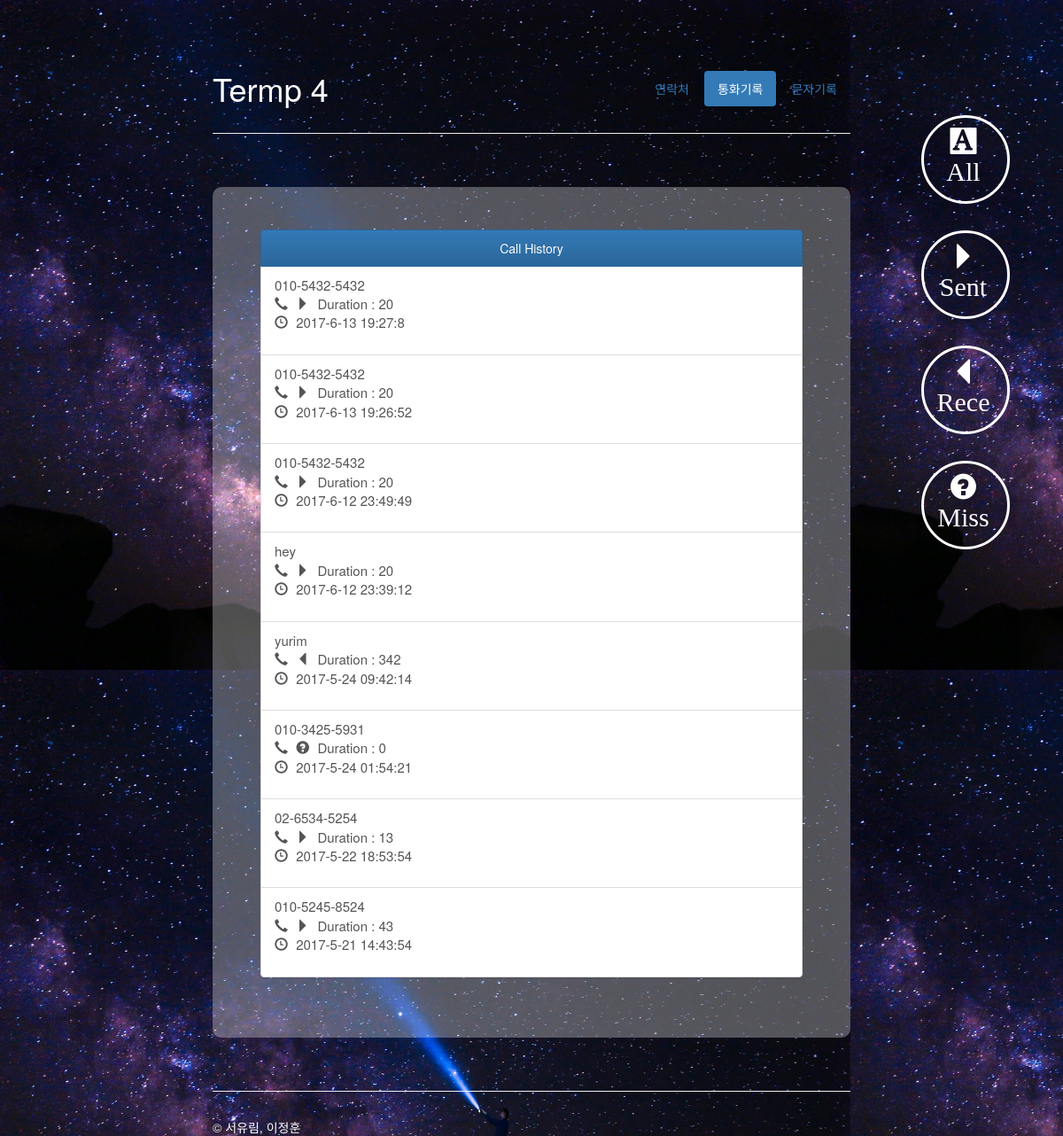
/call_hist/3, run on the app's committed database.
### tables this page shows
CREATE TABLE call (
time text, phone text, status integer, duration integer);

CREATE TABLE addressbook (
id integer primary key autoincrement, name text, number text, email text);

### web_sever.py (the view)
@app.route('/call_hist/<int:status>', methods=['GET','POST'])
def call_hist(status):
	return render_template('call_hist.html', call=getCall(status))

### sql_conn3.py (called while the page is built)
def getConnection():
    return sqlite3.connect('addressbook.db')

def getCall(status):
    conn = getConnection()
    curs = conn.cursor()
    if status==3:
        sql = "SELECT * FROM CALL ORDER BY TIME DESC"
    elif status==0:
        sql = "SELECT * FROM CALL WHERE STATUS = 0 ORDER BY TIME DESC"
    elif status==1:
        sql = "SELECT * FROM CALL WHERE STATUS = 1 ORDER BY TIME DESC"
    elif status==2:
        sql = "SELECT * FROM CALL WHERE STATUS = 2 ORDER BY TIME DESC"
    curs.execute(sql)
    row = curs.fetchall()
    for hist in range(len(row)):
        if searchName(row[hist][1]) != []:
            result = searchName(row[hist][1])
            row[hist] = row[hist][:1] + (result[0][1],) + row[hist][2:]
    conn.close()
    return row

def searchName(num):
    conn = getConnection()
    curs = conn.cursor()
    curs.execute("SELECT * FROM ADDRESSBOOK WHERE number=?", (num,))
    row = curs.fetchall()
    conn.close()
    return row

### templates/call_hist.html
{% extends "history.html" %}
{% block body %}
<div class="masthead">
    <ul class="nav nav-pills pull-right">
        <li><a href="{{ url_for('main')}}">연락처</a></li>
        <li class="active" "><a href="{{ url_for('call_hist', status =3)}}">통화기록</a></li>
        <li><a href="{{ url_for('sms_hist', id = 0, status = 3) }}">문자기록</a></li>
    </ul>
    <h1 class="muted" style= "color : #ffffff">Termp 4</h3>
</div>
<hr>
<div class="floating" style="margin-top:-50px">
    <div>
      <p><a href="{{ url_for('call_hist', status = 3 )}}"><span class="glyphicon glyphicon-text-background" aria-hidden="true" style="font-size: 30px ;color : #ffffff"> All</span></a></p>
    </div>
    <div>
        <p> <a href="{{ url_for('call_hist', status = 0) }}">  <span class="glyphicon glyphicon-triangle-right" aria-hidden="true" style=" font-size: 30px;color : #ffffff"> Sent</span></a></p>
    </div>
    <div>
        <p> <a href="{{ url_for('call_hist', status = 1) }}"> <span class="glyphicon glyphicon-triangle-left" aria-hidden="true"; style=" font-size: 30px;color : #ffffff;" > Rece</span></a></p>
    </div>
    <div>
        <p> <a href="{{ url_for('call_hist', status = 2) }}"> <span class=" glyphicon glyphicon-question-sign" aria-hidden="true"; style=" font-size: 30px;color : #ffffff;" > Miss</span></a></p>
    </div>
</div>
<div class="jumbotron">
    <div class="bs-example">
        <div class="list-group">
            <a href = "#" class = "list-group-item active">
             Call History
         </a>
         {% for c in call %}
         <a href = "#" class = "list-group-item">
            <p style="font-size : 15px; text-align:left">
                {{ c[1] }} <br>
                {% if c[2] == 0 %}
                <span class="glyphicon glyphicon-earphone" aria-hidden="true""></span>
                <span class="glyphicon glyphicon-triangle-right" aria-hidden="true"></span>
                {% endif %}
                {% if c[2] == 1 %}
                <span class="glyphicon glyphicon-earphone" aria-hidden="true" ></span>
                <span class="glyphicon glyphicon-triangle-left" aria-hidden="true"></span>
                {% endif %}
                {% if c[2] == 2 %}
                <span class="glyphicon glyphicon-earphone" aria-hidden="true"></span>
                <span class="glyphicon glyphicon-question-sign" aria-hidden="true"></span>
                {% endif %}
                Duration : {{ c[3] }} <br>
                <span class="glyphicon glyphicon-time" aria-hidden="true"></span>
                {{ c[0] }}
            </p>
        </a>
        {% endfor %}
    </div>
</div>
</div>
{% endblock %}

### static/css/main.css (style rules this page uses)
html { padding: 0px; }
body { height: 100%; opacity : 1; padding-top: 60px; background-image: url('../img/bak.jpeg'); background-size: 80% 70%; background-color: rgba( 255, 255, 255, 0.0 ); }
.floating { position: fixed; right: 50%; top: 180px; float: right; margin-top: 100px; margin-right: -45%; text-align:center; width:100px; -webkit-border-radius: 8px; }
.floating div:nth-child(1) { width: 100%; height: 100%; padding: 10px; margin-bottom: 30px; border:3px solid #ffffff; border-radius: 50px; }
.floating div:nth-child(2) { width: 100%; height: 100%; padding: 10px; margin-bottom: 30px; border:3px solid #ffffff; border-radius: 50px; }
.floating div:nth-child(3) { width: 100%; height: 100%; padding: 10px; margin-bottom: 30px; border:3px solid #ffffff; border-radius: 50px; }
.floating div:nth-child(4) { width: 100%; height: 100%; padding: 10px; margin-bottom: 30px; border:3px solid #ffffff; border-radius: 50px; }
.container-narrow > hr { margin: 30px 0; }
.jumbotron { background-color: rgba( 255, 255, 255, 0.3 ); margin: 60px 0; text-align: center; border-style: solid 10px; border-radius: 10px 10px }
.glyphicon { margin-right:5px; }

### static/css/history.css (style rules this page uses)
.bs-example { width: 85%; margin:0 auto; }

### data on the page
call: phone "010-5432-5432", status 0 (drawn), duration "20", time "2017-6-13 19:27:8"
call: phone "010-5432-5432", status 0 (drawn), duration "20", time "2017-6-13 19:26:52"
call: phone "010-5432-5432", status 0 (drawn), duration "20", time "2017-6-12 23:49:49"
addressbook: name "hey"
call: time "2017-6-12 23:39:12"
addressbook: name "yurim"
call: duration "342", time "2017-5-24 09:42:14"
call: phone "010-3425-5931", status 2 (drawn), duration "0", time "2017-5-24 01:54:21"
call: phone "02-6534-5254", status 0 (drawn), duration "13", time "2017-5-22 18:53:54"
call: phone "010-5245-8524", status 0 (drawn), duration "43", time "2017-5-21 14:43:54"

### other printed values
{{ c[3] }} "20"
